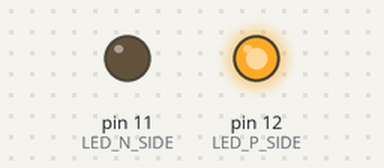
A sketch run on a simulated Arduino Uno, built with avr-gcc and run on an emulated ATmega328P. Shown: output pins drawn as LEDs (lit = HIGH). What the sketch prints to the serial monitor is not drawn.

Above: at 0.15 s.
Timing chart, 0 to 1.6 s (numbered marks = the images above):
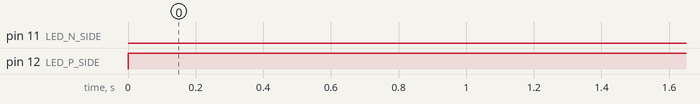

The sketch:

ledAsSensor.ino
```cpp
//
// This example shows one way of using an LED as a light sensor.
// You will need to wire up your components as such:
//
//           + digital11
//           |
//           <
//           > 180 ohm resistor
//           <
//           |
//           |
//         -----
//          / \  LED, maybe a 5mm, clear plastic is good
//         -----
//           |
//           |
//           + digital12
//
// What we are going to do is apply a positive voltage at LED N Side and
// a low voltage at LED P Side. This is backwards for the LED, current will
// not flow and light will not come out, but we will charge up the
// capacitance of the LED junction and the Arduino pin.
//
// Then we are going to disconnect the output drivers from LED P Side and
// count how long it takes the stored charge to bleed off through the
// the LED. The brighter the light, the faster it will bleed away to
// LED N Side.
//

#define LED_N_SIDE 11
#define LED_P_SIDE 12
#define MAX_COUNT 180

#define MAX_STATES 16

int states[ MAX_STATES ];
int currentState;

void setup()
{
  Serial.begin(9600);

  for(currentState = 0; currentState < MAX_STATES; currentState++) {
    states[currentState] = 0;
  }
  currentState = 0;
}

void lightMode()
{
  // Turn the light on
  pinMode(LED_N_SIDE,OUTPUT);
  pinMode(LED_P_SIDE,OUTPUT);
  digitalWrite(LED_P_SIDE,HIGH);
  digitalWrite(LED_N_SIDE,LOW);
}

void sensorMode()
{
  // Apply reverse voltage, charge up the pin and led capacitance
  pinMode(LED_N_SIDE,OUTPUT);
  pinMode(LED_P_SIDE,OUTPUT);
  digitalWrite(LED_N_SIDE,HIGH);
  digitalWrite(LED_P_SIDE,LOW);

  // Isolate the LED N Side of the diode
  // Turn off internal pull-up resistor
  pinMode(LED_N_SIDE,INPUT);
  digitalWrite(LED_N_SIDE,LOW);
}

boolean isDark = true;


void loop()
{
  if (currentState >= MAX_STATES) {
    String output = "";
    for(int i = 0; i < MAX_STATES; i++) {
      String tmp = String( states[i] );
      output = String( output + tmp );
    }

    Serial.print(output);
    currentState = 0;
  } else {
    states[ currentState ] = isDark;
    currentState++;
  }
  //if (isDark)
  //{
    lightMode();
    delay(25);
    sensorMode();
  //}

  isDark = true;
  for( byte j = 0; j < MAX_COUNT; j++ )
  {
    if ( digitalRead(LED_N_SIDE) == 0 )
    {
      isDark = false;
      break;
    }
  }
}
```

Measured:
- by itself, pin 12 (LED_P_SIDE): LOW → HIGH at 0.00 s
